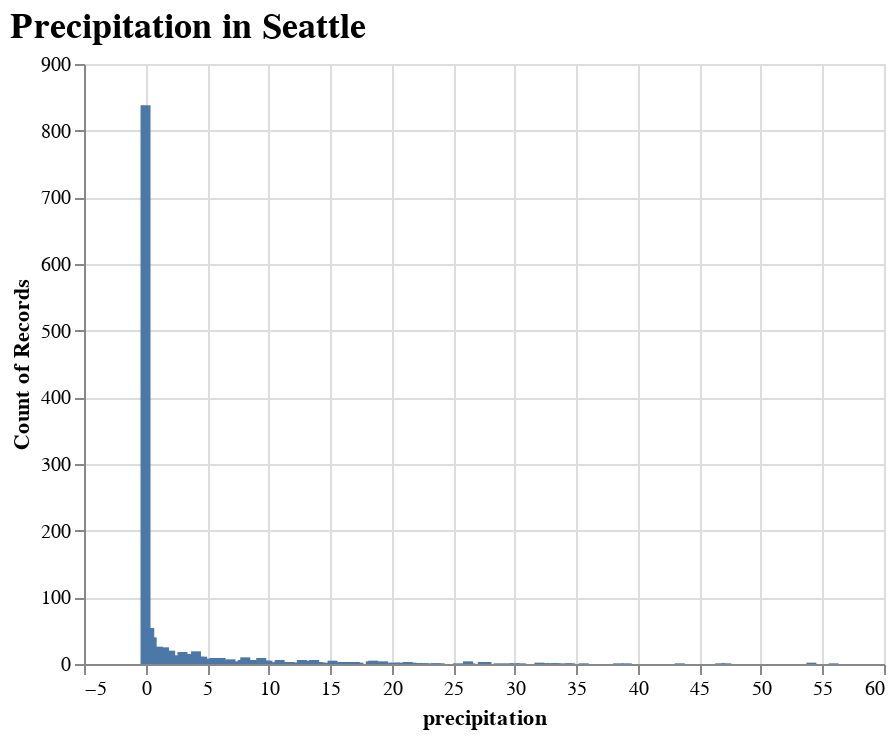

Source (notebook cell):
### Markdown cell above
Can you guess what `bin` does?

Let's see what happens if we change the value of`bin` to `False`...

### Code cell
viz = alt.Chart(sw_df).mark_bar().encode(
    alt.X('precipitation', bin=False),
    y = 'count()'
).properties(title="Precipitation in Seattle")

viz.configure_title(
    fontSize=18,
    font='Helvetica',
    anchor='start',
    color='black'
)

### Figure 1 — Vega-Lite specification as saved in the notebook (floating-point values rounded to 4 significant figures; data arrays with more than 128 entries replaced by an {"elided": "..."} marker saying what was removed)
{"config": {"view": {"continuousWidth": 400, "continuousHeight": 300}, "title": {"anchor": "start", "color": "black", "font": "Helvetica", "fontSize": 18}}, "data": {"name": "data-830c39fec90146253fb06a06c26374ef"}, "mark": "bar", "encoding": {"x": {"type": "quantitative", "bin": false, "field": "precipitation"}, "y": {"type": "quantitative", "aggregate": "count"}}, "title": "Precipitation in Seattle", "$schema": "https://vega.github.io/schema/vega-lite/v4.8.1.json", "datasets": {"data-830c39fec90146253fb06a06c26374ef": {"elided": "1461 records"}}}
